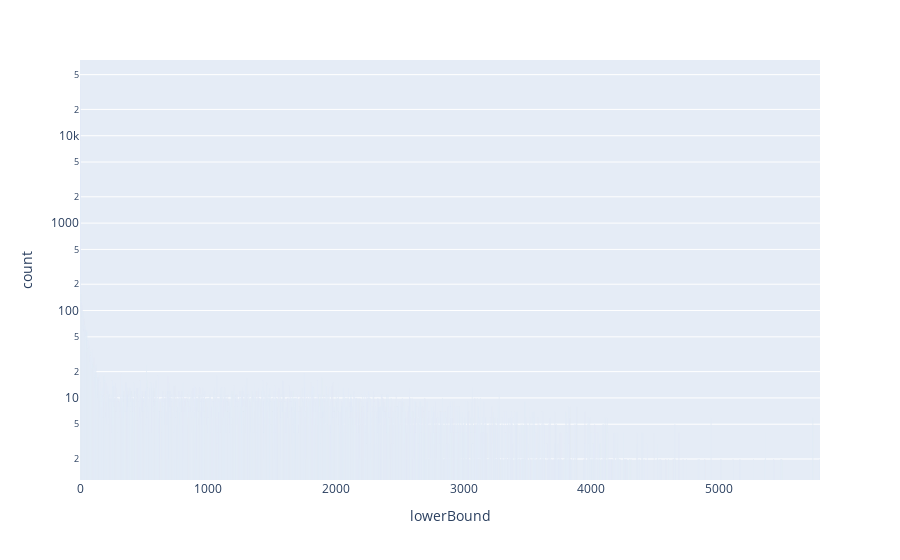

This figure's notebook cell:
### Code cell
use_test_case("real2").explore().plot_numeric_histogram(log_y=True)

### Figure 1 — Plotly figure (JSON) as saved in the notebook; plotly's stock layout.template omitted (floating-point values rounded to 4 significant figures; data arrays with more than 128 entries replaced by an {"elided": "..."} marker saying what was removed)
{"data": [{"alignmentgroup": "True", "hoverlabel": {"namelength": 0}, "hovertemplate": "lowerBound=%{x}<br>count=%{y}", "legendgroup": "", "marker": {"color": "#636efa"}, "name": "", "offsetgroup": "", "orientation": "v", "showlegend": false, "textposition": "auto", "type": "bar", "x": {"elided": "2873 float values"}, "xaxis": "x", "y": {"elided": "2873 int values"}, "yaxis": "y"}], "layout": {"barmode": "relative", "legend": {"tracegroupgap": 0}, "margin": {"t": 60}, "xaxis": {"anchor": "y", "domain": [0, 1], "title": {"text": "lowerBound"}}, "yaxis": {"anchor": "x", "domain": [0, 1], "title": {"text": "count"}, "type": "log"}}}
